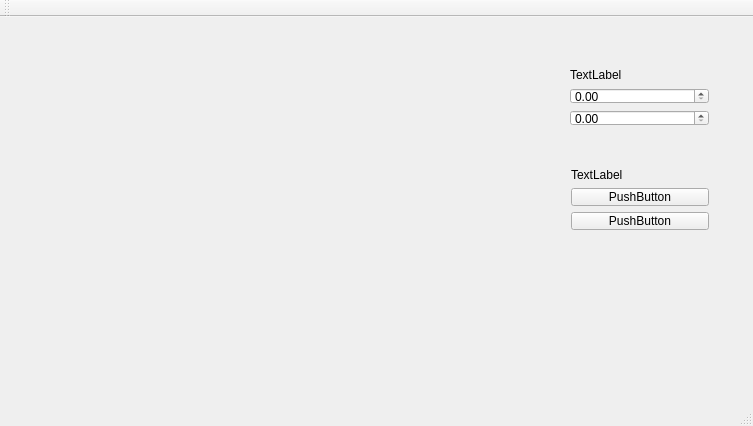
<?xml version="1.0" encoding="UTF-8"?>
<ui version="4.0">
 <class>MainWindow</class>
 <widget class="QMainWindow" name="MainWindow">
  <property name="geometry">
   <rect>
    <x>0</x>
    <y>0</y>
    <width>753</width>
    <height>426</height>
   </rect>
  </property>
  <property name="windowTitle">
   <string>MainWindow</string>
  </property>
  <widget class="QWidget" name="centralWidget">
   <widget class="QWidget" name="gridLayoutWidget">
    <property name="geometry">
     <rect>
      <x>559</x>
      <y>40</y>
      <width>161</width>
      <height>80</height>
     </rect>
    </property>
    <layout class="QGridLayout" name="gridLayout">
     <item row="1" column="0">
      <widget class="QDoubleSpinBox" name="doubleSpinBox"/>
     </item>
     <item row="2" column="0">
      <widget class="QDoubleSpinBox" name="doubleSpinBox_2"/>
     </item>
     <item row="0" column="0">
      <widget class="QLabel" name="label">
       <property name="text">
        <string>TextLabel</string>
       </property>
      </widget>
     </item>
    </layout>
   </widget>
   <widget class="QWidget" name="gridLayoutWidget_2">
    <property name="geometry">
     <rect>
      <x>560</x>
      <y>140</y>
      <width>160</width>
      <height>84</height>
     </rect>
    </property>
    <layout class="QGridLayout" name="gridLayout_2">
     <item row="1" column="0">
      <widget class="QPushButton" name="pushButton">
       <property name="text">
        <string>PushButton</string>
       </property>
      </widget>
     </item>
     <item row="2" column="0">
      <widget class="QPushButton" name="pushButton_2">
       <property name="text">
        <string>PushButton</string>
       </property>
      </widget>
     </item>
     <item row="3" column="0">
      <spacer name="verticalSpacer">
       <property name="orientation">
        <enum>Qt::Vertical</enum>
       </property>
       <property name="sizeHint" stdset="0">
        <size>
         <width>20</width>
         <height>40</height>
        </size>
       </property>
      </spacer>
     </item>
     <item row="0" column="0">
      <widget class="QLabel" name="label_2">
       <property name="text">
        <string>TextLabel</string>
       </property>
      </widget>
     </item>
    </layout>
   </widget>
  </widget>
  <widget class="QMenuBar" name="menuBar">
   <property name="geometry">
    <rect>
     <x>0</x>
     <y>0</y>
     <width>753</width>
     <height>22</height>
    </rect>
   </property>
  </widget>
  <widget class="QToolBar" name="mainToolBar">
   <attribute name="toolBarArea">
    <enum>TopToolBarArea</enum>
   </attribute>
   <attribute name="toolBarBreak">
    <bool>false</bool>
   </attribute>
  </widget>
  <widget class="QStatusBar" name="statusBar"/>
 </widget>
 <layoutdefault spacing="6" margin="11"/>
 <resources/>
 <connections/>
</ui>
